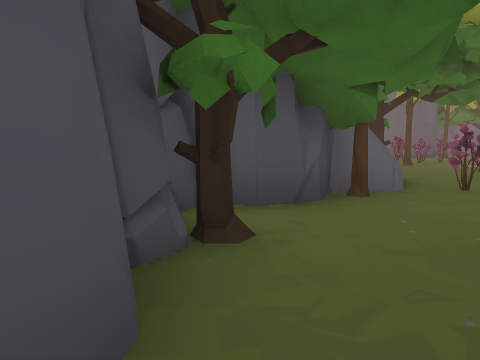
[1] (above)

24 first-person views from a walk through a Unity game level. The camera is 1.4 m above the floor, tilts 6° down and sees 70° across. The floor is counted in squares, 2 m on a side. Each view is taken from the middle of a square. On the plan, view 1 faces up. The plan holds only what a view shows up to about 11 squares ahead; the rest is blank. The place goes on beyond the plan. The player character is not drawn. Some animated figures are left out. Some surface patterns are stand-ins.

[2]
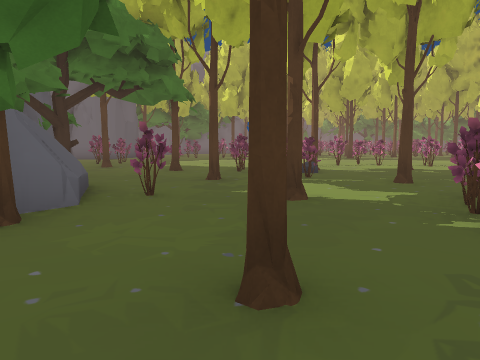

[3]
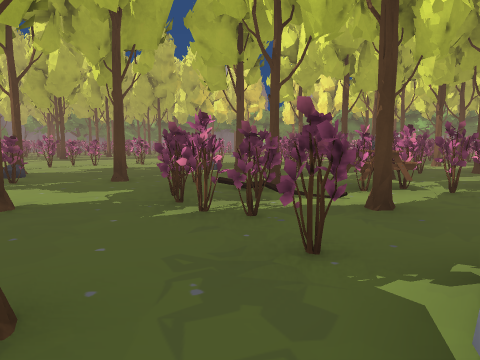

[4]
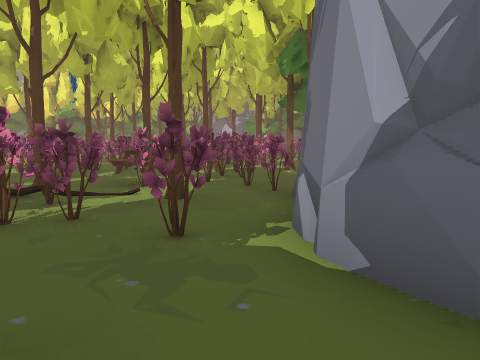

[5]
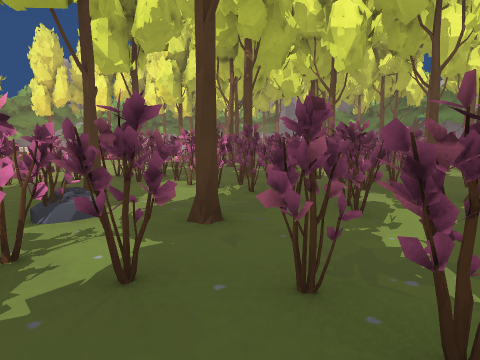

[6]
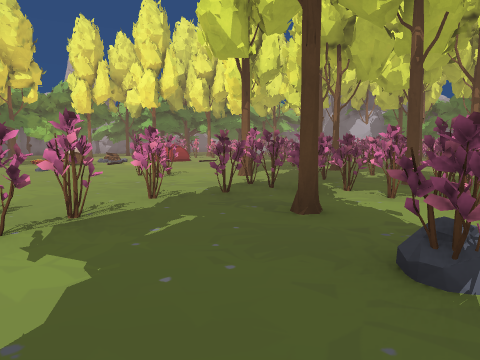

[7]
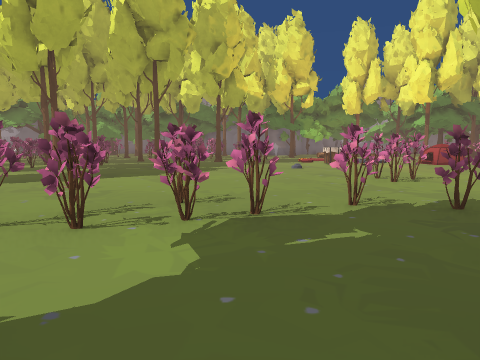

[8]
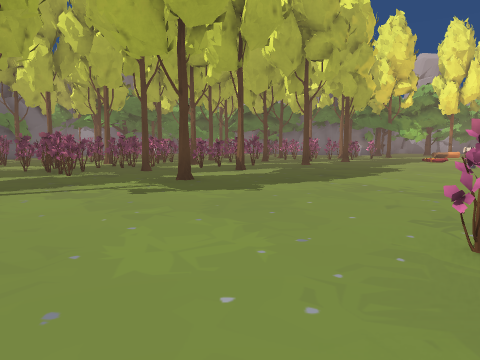

[9]
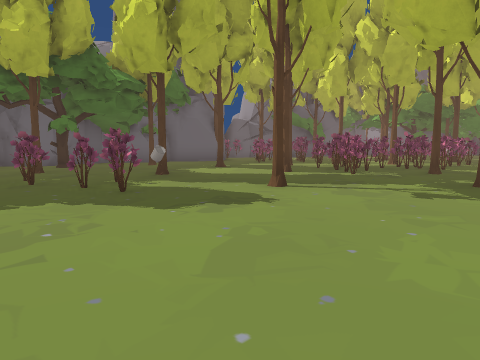

[10]
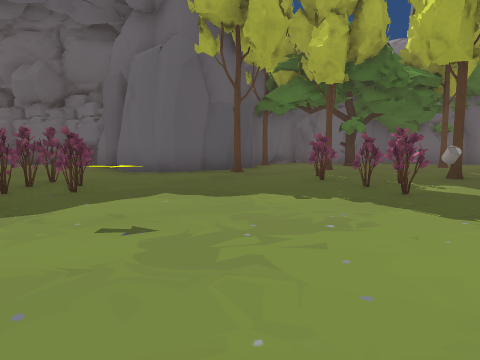

[11]
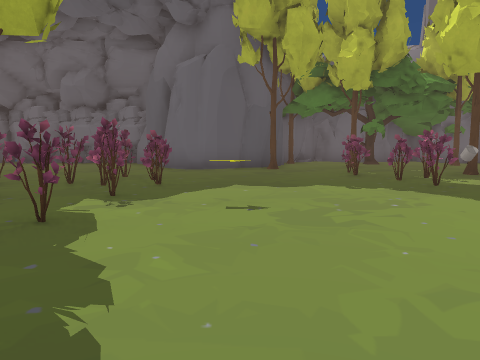

[12]
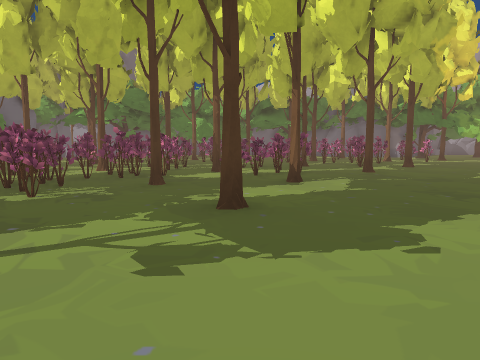

[13]
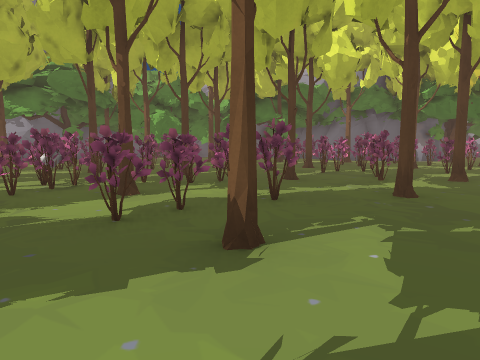

[14]
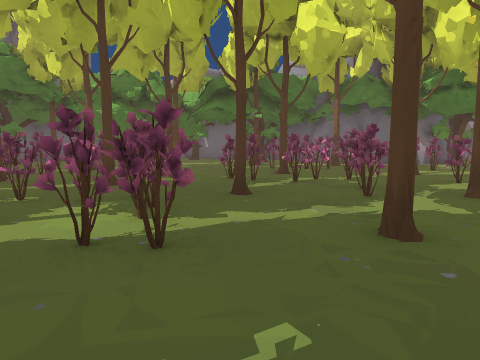

[15]
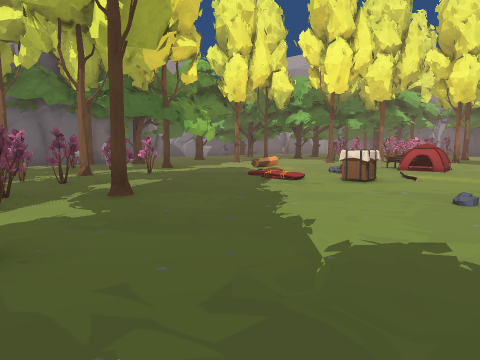

[16]
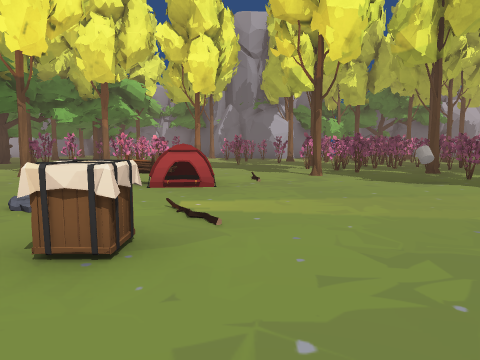

[17]
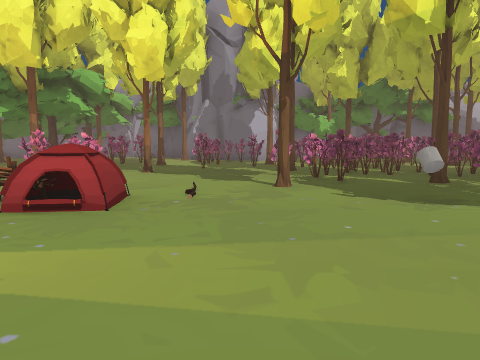

[18]
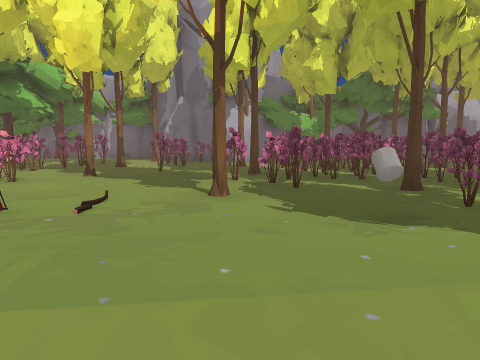

[19]
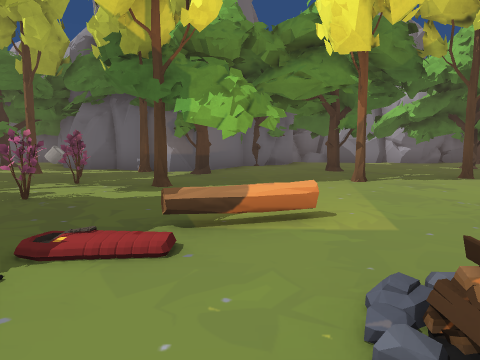

[20]
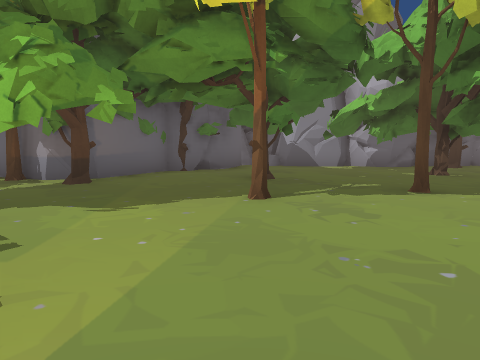

[21]
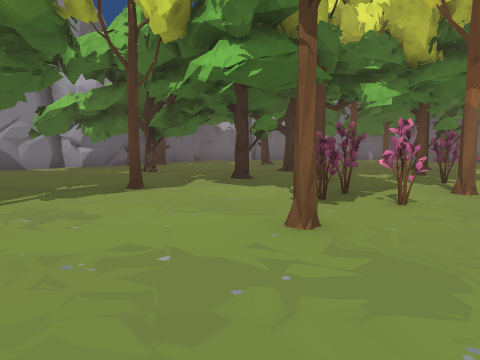

[22]
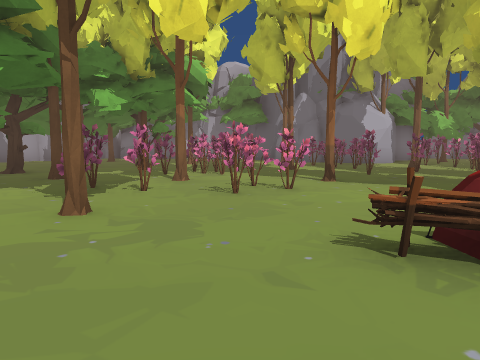

[23]
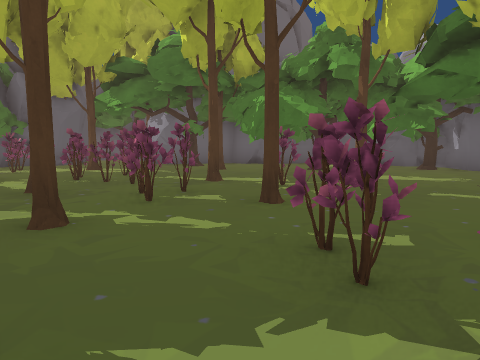

[24]
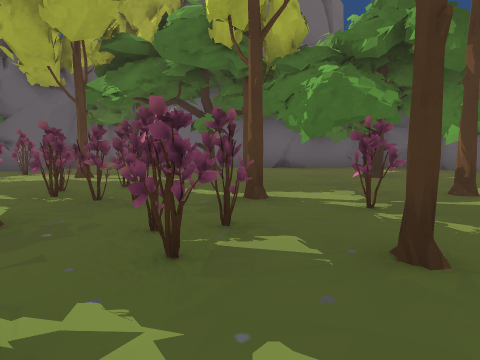

### Floor plan
Key: @ floor where view 1 was taken; # wall or solid block; . floor; T tree; B bush; C white cylinder; R rock; L log; A campfire; E tent; O other object.
Columns run from 1 left of view 1 to 36 right of it. Each row starts with its distance up from view 1.
 21              ###
 20     R        ..   T
 19     R. #   #T..T...         ###
 18    ....## ##.....T.        ###.
 17    .....###T.T....        TBB..
 16     ..............T        B....###
 15     .........B.CT...T.O.T  ..T..T.#
 14      ...B....BB.......O OOT.......##
 13       BBB....B....TBOO.T.O.BBB.T...###
 12       ..B.......T..BBBB BBT.B.......T#
 11       .T..O..........BOBB....TT..T...#
 10      ...B...........T. TB..BB.BT.....#
  9     T..T..........T..BB B.T.T...T...T#
  8      ....O..........T.BBB........ ..##
  7    ##...B ..B............T.B......
  6   ##..T. OT..B.........T...BT.B.TT
  5  ##TB...B.....B..........B.B..OO..
  4 ##....T.....T.BB.........T.B.O.T.#
  3 #........T....B...........B.T....#
  2 #T.T..BBBBB.B..B...........B.BB..T
  1 #....BBBO.T#.T.B.....O..........T
  0  @##B #.TBBBBBBB.BB....O.....T.T###
 -1    ## TBO BBBBO.......O...L.T.....##
 -2      BBBOTBOBT.BT.......A.........T##
 -3        BBBBOO................T......#
 -4       TOOO.OOOO.T......EO.......T...#
 -5          OT  TO..B.C..O....T........#
 -6       TTTOOOO .O.T.BT.........T....T#
 -7       T  O  O TTB..B....BB.B... ....#
 -8                BBOBBB....B....T..T..#
 -9                 BBB T..T..T..T.....T#
-10                 TOOB..B...BB..T... .#
-11               TOOO O.B..TBB.T.. .
-12                OO OOT.B..O.......T
-13                  TB    ..O..T.T..

Where each view was taken, in squares from view 1:
view 1: 0 up, 0 right, facing up
view 2: 1 up, 1 right, facing up-right
view 3: 1 up, 1 right, facing right
view 4: 2 up, 1 right, facing down-right
view 5: 3 up, 7 right, facing down-right
view 6: 4 up, 10 right, facing down-right
view 7: 3 up, 10 right, facing right
view 8: 8 up, 10 right, facing right
view 9: 8 up, 10 right, facing up-right
view 10: 8 up, 10 right, facing up
view 11: 7 up, 9 right, facing up
view 12: 9 up, 13 right, facing right
view 13: 8 up, 17 right, facing right
view 14: 7 up, 19 right, facing right
view 15: 6 up, 19 right, facing down-right
view 16: 2 up, 21 right, facing down
view 17: 0 up, 20 right, facing down
view 18: 1 down, 19 right, facing down
view 19: 1 down, 22 right, facing right
view 20: 3 down, 24 right, facing right
view 21: 3 down, 24 right, facing down-right
view 22: 2 down, 24 right, facing down
view 23: 6 up, 24 right, facing up-right
view 24: 8 up, 25 right, facing up-right
